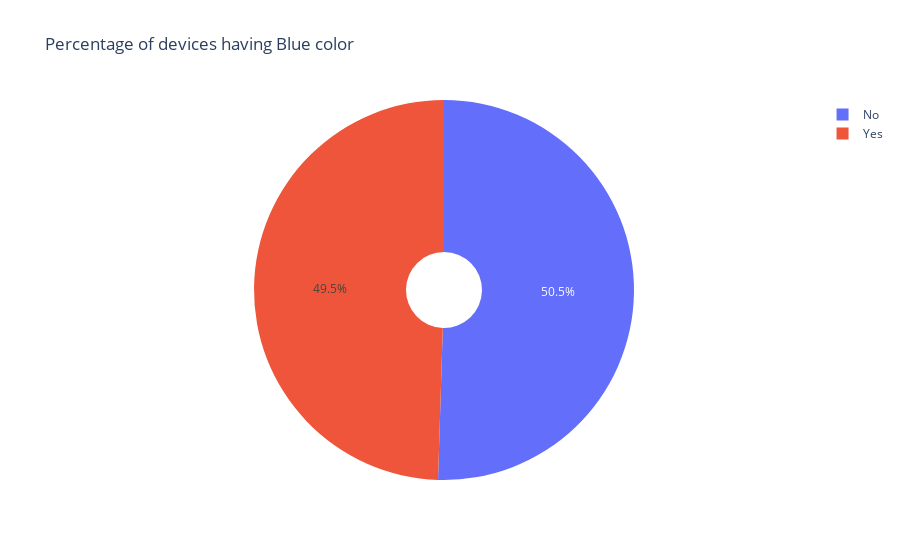

This figure's notebook cell:
### Code cell
train_data['isBlue'] = ''
for i in range(len(train_data)):
    if train_data['blue'][i] == 0:
        train_data['isBlue'][i] = 'No'
    else:
         train_data['isBlue'][i] = 'Yes'
px.pie(data_frame=train_data,names = 'isBlue',title='Percentage of devices having Blue color', hole = 0.2)

### Figure 1 — Plotly figure (JSON) as saved in the notebook; plotly's stock layout.template omitted (floating-point values rounded to 4 significant figures; data arrays with more than 128 entries replaced by an {"elided": "..."} marker saying what was removed)
{"data": [{"domain": {"x": [0, 1], "y": [0, 1]}, "hole": 0.2, "hovertemplate": "isBlue=%{label}<extra></extra>", "labels": {"elided": "2000 str values"}, "legendgroup": "", "name": "", "showlegend": true, "type": "pie"}], "layout": {"autosize": true, "legend": {"tracegroupgap": 0}, "title": {"text": "Percentage of devices having Blue color"}}}
